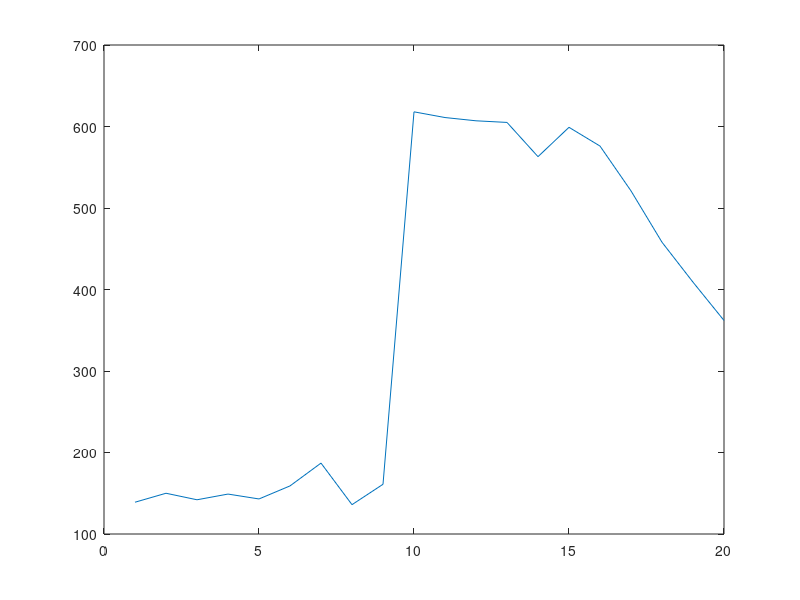
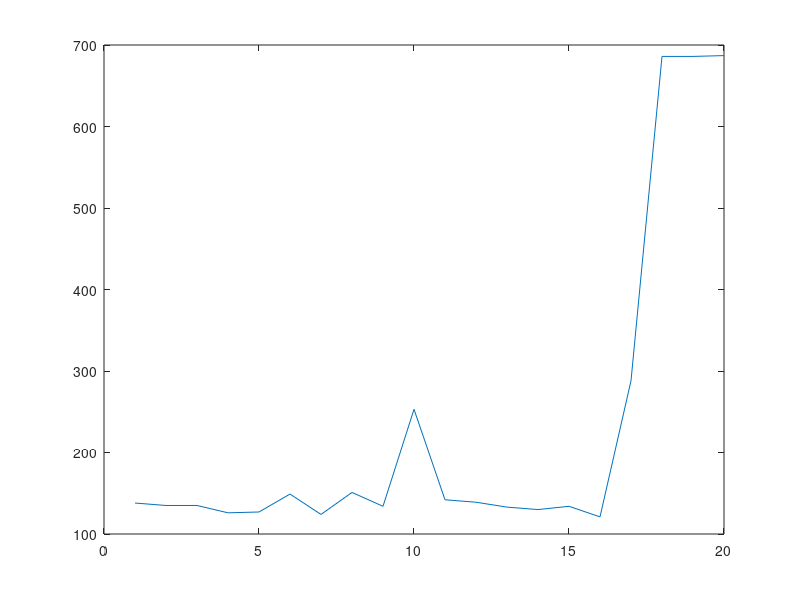
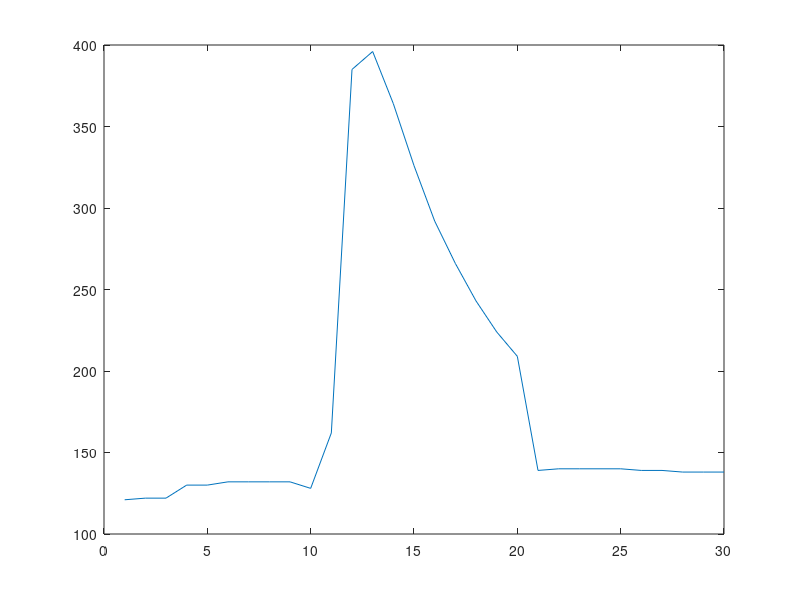
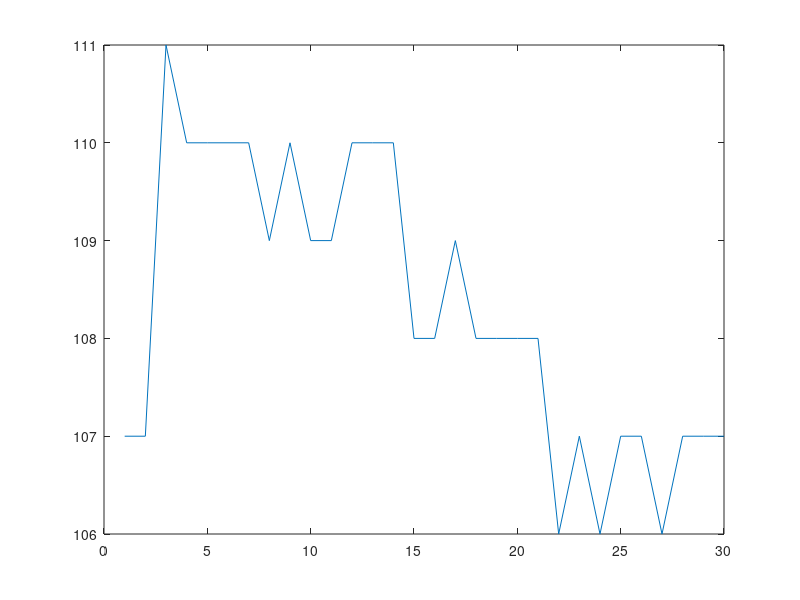

The MATLAB script that drew these images, in order:
clear all;
clc;
function j = proxima_janela(v,indice_atual,tamanho_janela)
  for i = 1:tamanho_janela
    j(i) = v(indice_atual+i-1);
  end
end
function f = bpm(amostras,taxa_amostragem)%gera a freqeuncia em batimentos por minuto (bpm)
  maximo = max(amostras);
  margem = 0.2;
  tam = length(amostras);
  pulsos = 0;
  base = 600;%threshold
  if maximo >=base
    %if mod(tam,3) == 0
    % tam_janela = 15; 
    %else  
    % tam_janela = 20;
    %end
    tam_janela = 10;%como escolher o tamanho da janela de forma adequada?
    for ind = 1:tam_janela:tam
     janela = proxima_janela(amostras,ind,tam_janela);
      maximo_local = max(janela);
      if (maximo_local>=base*(1-margem) ) && (maximo_local <= base*(1+margem) ) 
        pulsos = pulsos + 1
      end 
    end 
  end
  if pulsos > 0
    f = (60*1000)/( (tam/pulsos)*taxa_amostragem );
  else
    f = 0;
  end 
end 

v=[139,150,142,149,143,159,187,136,161,618,611,607,605,563,599,576,521,458,409,362];%teste1(satoru)
plot(v);
freq_v = bpm(v,50)
print("v.png");

v1 =[138,135,135,126,127,149,124,151,134,253,142,139,133,130,134,121,288,686,686,687];%pedro
%%adicionadas 10 amostras (n amostras = 30)
plot(v1);
freq_v1 = bpm(v1,50)
print("v1.png");

v2 = [121,122,122,130,130,132,132,132,132,128,162,385,396,364,326,292,266,243,224,209,139,140,140,140,140,139,139,138,138,138];%pedro
plot(v2);
freq_v2 = bpm(v2,50)
print("v2.png");

v3 = [107,107,111,110,110,110,110,109,110,109,109,110,110,110,108,108,109,108,108,108,108,106,107,106,107,107,106,107,107,107];%satoru
plot(v3);
freq_v3 = bpm(v3,50)
print("v3.png");

v4 = [97,100,99,99,98,94,93,94,93,94,94,95,95,94,94,94,94,94,94,94,94,94,94,94,94,94,94,94,93,93];%pedro
plot(v4);
freq_v4 = bpm(v4,50)
print("v4.png");

#n amostras = 60)
v5 = [106,94,91,81,77,85,81,81,73,76,87,87,85,86,87,88,88,88,87,87,88,88,88,88,87,88,88,87,88,89,88,89,88,89,88,88,88,89,88,88,88,87,87,88,87,87,87,87,87,85,86,86,86,86,86,87,87,86,87,86];%pedro
plot(v5);
freq_v5 = bpm(v5,50)
print("v5.png");

v6 = [125,121,125,115,120,198,120,177,186,128,169,176,170,133,599,604,130,191,179,207,187,195,250,211,178,156,172,158,158,405,546,512,442,387,339,294,255,225,184,167,186,182,155,171,162,104,153,156,153,160,161,34,464,135,150,163,140,428,613,172,195,165,53,543,151,155,175,147,370,584,151,417,472,181,169,145,209,202,174,159,196,191,177,204,162,194,345,637,188,189,181,201,177,160,204,194,173,191,207,204,199,155,151,177,201,189,358,637,638,638,611,535,146,154,352,484,463,416,365,328];%pedro
plot(v6);
freq_v6 = bpm(v6,50)
print("v6.png");

v7 = [118,124,116,138,160,154,122,114,114,380,429,399,347,306,271,240,216,186,119,133,120,127,172,123,149,37,155,182,139,148,135,97,154,71,36,112,201,351,690,701,658,583,506,433,128,134,130,95,133,131,141,52,134,172,574,416,537,499,435,379,332,291,257,229,198,186,185,152,140,133,122,120,101,101,95,97,92,96,93,98,93,86,86,89,91,91,75,93,89,86,84,82,81,80,64,78,86,93,89,99,107,137,83,122,126,118,120,105,103,117,117,195,255,238,211,193,179,168,160,147];
plot(v7);
freq_v7 = bpm(v7,50)
print("v7.png");

v8 = [215,187,174,176,180,171,163,161,160,180,258,315,441,596,523,437,366,340,349,402,183,421,234,156,289,200,168,173,186,164,649,159,166,166,168,168,167,161,148,158];
plot(v8);
freq_v8 = bpm(v8,50)
print("v8.png");

v9 = [124,120,136,112,127,130,128,69,122,124,149,141,162,160,154,142,142,130,168,237,671,672,656,589,517,452,399,354,317,286,259,146,146,148,148,149,153,151,150,150];
plot(v9);
freq_v9 = bpm(v9,50)
print("v9.png");

v10 = [111,123,140,126,137,128,117,200,119,228,168,170,196,194,250,226,155,105,73,128,155,146,127,142,172,165,605,173,144,159,174,191,177,186,606,483,171,167,178,144,137,146,146,157,172,164,171,178,185,190,193,208,192,191,176,187,187,185,169,147,174,173,155,149,155,154,168,171,128,135,131,129,129,128,162,167,143,147,148,154,163,173,178,182,177,151,150,144,147,144,141,138,141,136,128,129,127,131,130,127,125,126,123,125,127,119,120,125,124,134,153,544,638,639,639,638,639,631,567,494,430,377,333,297,267,237,221,198,180,172,156,141,139,132,125,117,114,117,109,108,100,125,137,148,153,151,150,156,163,177,182,181,185,193,191,189,189,187,191,168,146,138,142,130,134,133,116,133,120,126,122,124,121,137,145,147,146,143,140,130,120,121,122,113,123,122,115,132,135,142,147,154,158,159,556,638,638,638,616,547];
plot(v10);
freq_v10 = bpm(v10,50)
print("v10.png");

v11 = [265,180,215,173,128,134,144,123,111,660,654,518,656,588,304,131,464,139,375,618,593,523,454,410,357,320,289,267,133,135,146,135,140,112,142,134,136,353,535,514,457,401,353,310,279,249,221,195,176,163,150,140,129,124,115,111,107,103,102,103,101,99,99,100,99,97,98,95,98,101,102,102,96,104,111,101,106,109,100,103,107,105,103,103,102,101,97,102,107,110,108,91,94,95,107,107,106,105,107,106,101,100,104,102,104,103,101,104,105,103,104,98,95,95,96,105,101,101,98,95,100,94,85,95,98,100,88,100,101,106,94,103,108,95,96,98,104,103,98,102,106,107,102,103,107,108,104,111,93,107,104,105,107,108,108,109,113,108,110,110,112,110,112,110,114,113,113,111,109,112,108,104,104,105,104,107,104,104,103,103,105,103,81,100,105,103,103,109,103,102,110,102,106,108,109,110,111,111,106,110];
plot(v11);
freq_v11 = bpm(v11,50)
print("v11.png");

v12 = [682,682,614,275,163,454,471,413,350,309,277,246,215,195,181,167,155,145,137,130,124,118,114,109,105,102,99,99,96,95,90,90,87,86,85,92,87,83,88,92,91,96,98,103,109,90,99,111,104,103,102,107,95,91,95,96,98,96,93,86,101,99,100,96,99,101,100,92,95,95,96,99,97,100,97,99,98,97,100,101,97,103,101,100,97,99,105,105,101,108,111,111,114,115,112,112,117,119,126,126,126,126,125,127,121,130,132,135,134,133,140,138,135,134,132,131,128,131,131,128,128,126,125,124,122,150,662,662,662,662,610,534,463,403,353,312,278,249,227,208,191,177,166,157,149,143,137,132,130,128,125,126,125,123,121,121,119,120,119,117,115,116,116,117,118,134,133,131,131,128,130,124,121,119,140,196,451,456,412,364,322,287,258,233,212,196,182,171,161,153,147,141,135,131,126,128,127,125,126,127];
plot(v12);
freq_v12 = bpm(v12,50)
print("v12.png");

v13 =[149,137,154,145,152,180,162,165,174,156,152,220,154,152,142,141,148,152,159,157,152,149,144,146,144,148,148,150,144,147,144,136,140,139,140,141,142,143,147,144,143,138,135,139,131,135,142,133,138,138,142,142,142,145,147,159,160,154,150,148,144,145,143,140,139,138,137,137,138,140,143,142,138,139,142,142,146,143,140,137,135,135,131,137,138,137,131,133,131,134,135,138,138,142,140,140,140,138,138,137,137,137,137,137,132,130,125,127,124,125,128,131,130,130,127,129,129,127,127,129,128,128,128,127,127,127,127,127,126,126,125,123,124,119,121,120,117,131,131,126,123,115,117,135,143,127,115,118,136,661,662,130,157,119,153,131,123,115,121,121,123,116,119,120,121,122,124,127,128,129,129,127,127,124,129,128,127,126,128,127,128,128,128,129,131,132,132,130,133,131,133,132,132,131,127,128,128,131,127,129];
%t = 0:50/1000:2999;
plot(v13);
freq_v13 = bpm(v13,50)
print("v13.png");